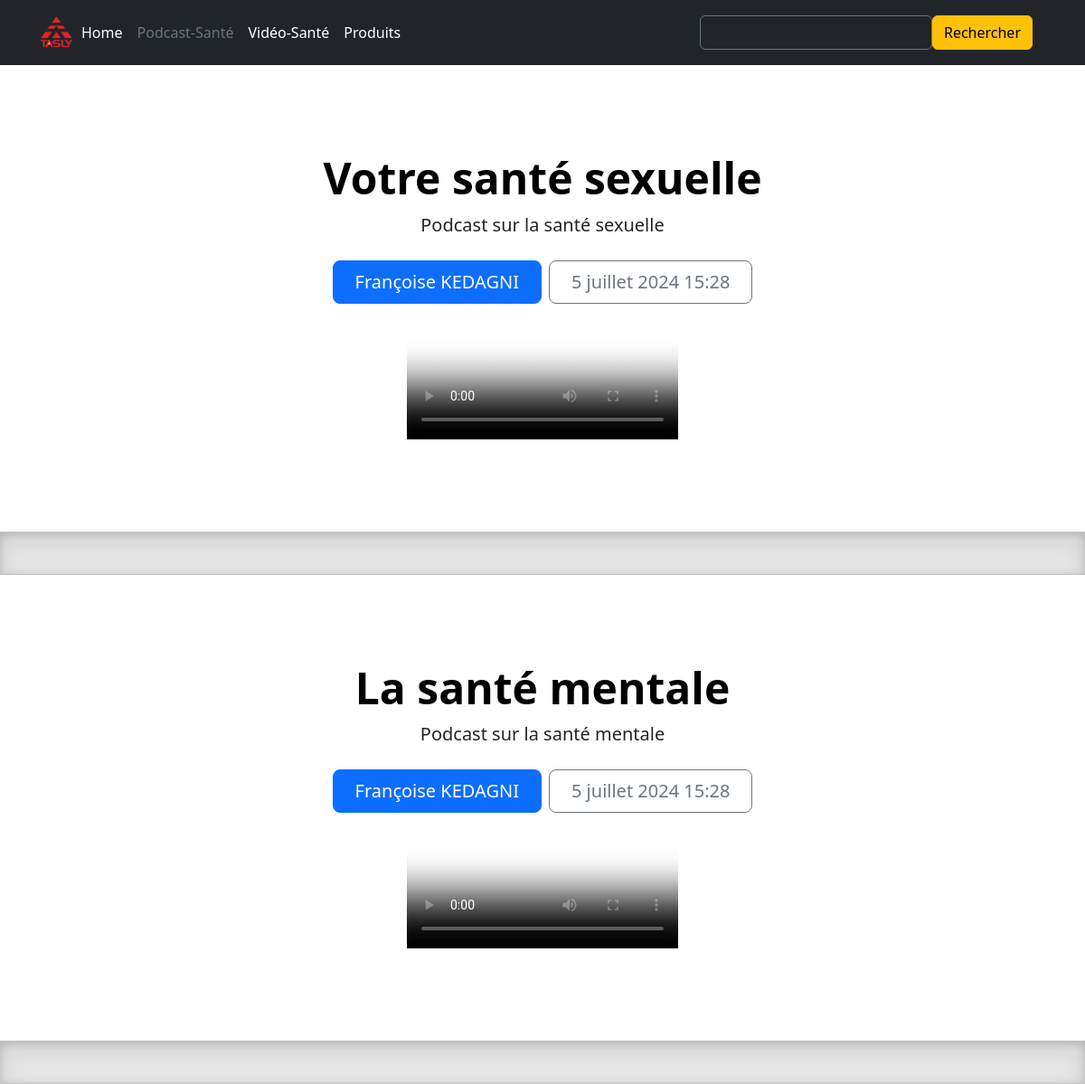
The page /tuto_audio/ on the database its author committed.
### about/models.py (models this page shows, shortened)
class entete(models.Model):
    titre = models.fields.CharField(max_length=255, null=False)
    description = models.fields.TextField(null=False)
    img = models.ImageField()
    logo = models.ImageField()
    class Meta:
        ordering = ['titre']

class podcasts(models.Model):
    titre = models.fields.CharField(max_length=255, null=False)
    nom_animateur = models.fields.CharField(max_length=255, null=False)
    description = models.fields.TextField(null=True)
    img = models.ImageField(null=True)
    audio = models.FileField()
    date = models.DateTimeField(auto_now_add=True)
    class Meta:
        ordering = ['nom_animateur']

### produits/views.py (the view)
# urls.py: path("tuto_audio/", views.tuto_audio, name="tuto_audio"),
def tuto_audio(request):
    podcast = podcasts.objects.all()
    entetes = entete.objects.all()
    research = request.GET.get('audio-search')
    if research != '' and research is not None:
        podcast = podcasts.objects.filter(titre__icontains=research)
    return render(request, "produits/TutoAudio.html", {'podcast': podcast,
                                                       'entete': entetes[0]})

### produits/templates/produits/TutoAudio.html (shortened to what this page needs)
{% load static %}
<!doctype html>
<html lang="fr" data-bs-theme="auto">
  <head>
    <link rel="stylesheet" href="{% static 'produits/bootstrap.min.css' %}">
    <link rel="stylesheet" href="{% static 'produits/headers.css' %}">
    <link rel="stylesheet" href="{% static 'produits/heroes.css' %}">
  </head>
  <body>
    <header class="p-3 text-bg-dark">
        <div class="container">
          <div class="d-flex flex-wrap align-items-center justify-content-center justify-content-lg-start">
            <img src="{{ entete.logo.url }}" alt="Logo Tasly Togo" height="40" width="40">
            <ul class="nav col-12 col-lg-auto me-lg-auto mb-2 justify-content-center mb-md-0">
              <li><a href="{% url 'accueil' %}" class="nav-link px-2 text-white">Home</a></li>
              <li><a href="{% url 'tuto_audio' %}" class="nav-link px-2 text-secondary">Podcast-Santé</a></li>
              <li><a href="{% url 'tuto_video' %}" class="nav-link px-2 text-white">Vidéo-Santé</a></li>
              <li><a href="{% url 'Produitdetails' %}" class="nav-link px-2 text-white">Produits</a></li>
            </ul>
            <form class="col-12 col-lg-auto mb-3 mb-lg-0 me-lg-3" role="search" style="display: flex;">
              <input type="search" class="form-control form-control-dark text-bg-dark" placeholder="Search..." aria-label="Search" name="audio-search">
              <div class="text-end">
                <button type="submit" class="btn btn-warning">Rechercher</button>
              </div>
            </form>
          </div>
        </div>
    </header>
    <main>
        {% for podcasts in podcast %}
          <div class="px-4 py-5 my-5 text-center" id="{{ podcasts.id }}">
            <h1 class="display-5 fw-bold text-body-emphasis">{{ podcasts.titre }}</h1>
            <div class="col-lg-6 mx-auto">
              <p class="lead mb-4">{{ podcasts.description }}</p>
              <div class="d-grid gap-2 d-sm-flex justify-content-sm-center">
                <button type="button" class="btn btn-primary btn-lg px-4 gap-3">{{ podcasts.nom_animateur }}</button>
                <button type="button" class="btn btn-outline-secondary btn-lg px-4">{{ podcasts.date }}</button>
              </div>
              <video src="{{ podcasts.audio.url }}" controls poster="{{ podcasts.img }}"></video>
            </div>
          </div>
          <div class="b-example-divider"></div>
        {% endfor %}
    </main>
  </body>
</html>

### produits/static/produits/headers.css (style rules this page uses)
.form-control-dark { border-color: var(--bs-gray); }

### produits/templates/produits/TutoAudio.html (style rules this page uses)
.b-example-divider { width: 100%; height: 3rem; background-color: rgba(0, 0, 0, .1); border: solid rgba(0, 0, 0, .15); border-width: 1px 0; box-shadow: inset 0 .5em 1.5em rgba(0, 0, 0, .1), inset 0 .125em .5em rgba(0, 0, 0, .15); }

### rows shown on the page
entete: logo (picture)
podcasts: titre "Votre santé sexuelle", description "Podcast sur la santé sexuelle", nom_animateur "Françoise KEDAGNI", date "5 juillet 2024 15:28"
podcasts: titre "La santé mentale", description "Podcast sur la santé mentale", nom_animateur "Françoise KEDAGNI", date "5 juillet 2024 15:28"
